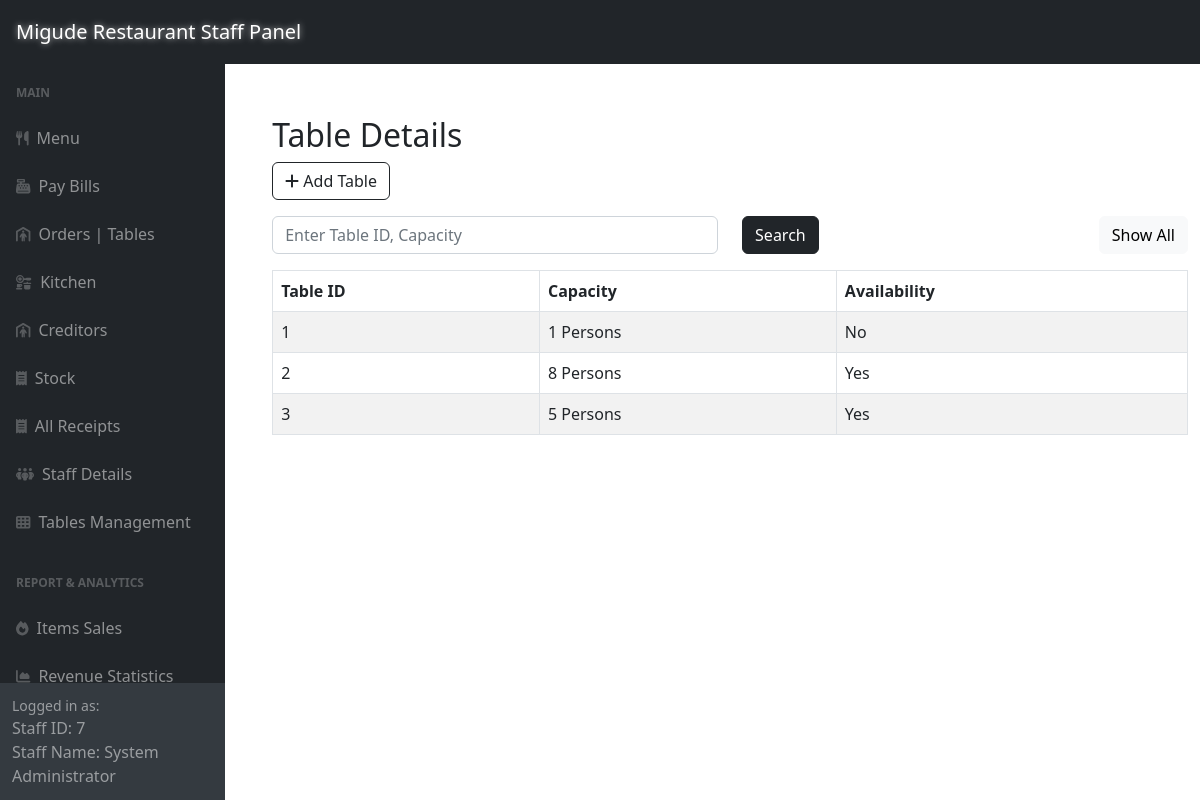
/adminSide/panel/table-panel.php (signed in), run on the app's committed database.
### tables this page shows
CREATE TABLE `restaurant_tables` (
  `table_id` int(11) NOT NULL,
  `capacity` int(11) DEFAULT NULL,
  `is_available` tinyint(1) DEFAULT NULL
);

### adminSide/panel/table-panel.php (the view, shortened to what this page needs)
<?php  include '../inc/dashHeader.php'?>
<div class="wrapper">
        <div class="container-fluid pt-5 pl-600">
            <div class="row">
                <div class="m-50">
                    <div class="mt-5 mb-3">
                        <h2 class="pull-left">Table Details</h2>
                        <a href="../tableCrud/createTable.php" class="btn btn-outline-dark"><i class="fa fa-plus"></i> Add Table</a>
                    </div>
                    <div class="mb-3">
                    <form method="POST" action="#">
                        <div class="row">
                            <div class="col-md-6">
                                <input required type="text" id="search" name="search" class="form-control" placeholder="Enter Table ID, Capacity">
                            </div>
                            <div class="col-md-3" >
                                <button type="submit" class="btn btn-dark">Search</button>
                            </div>
                            <div class="col" style="text-align: right;" >
                                <a href="table-panel.php" class="btn btn-light">Show All</a>
                            </div>
                        </div>
                    </form>
                </div>
                    <?php
                    require_once "../config.php";
                    if (isset($_POST['search'])) {
                    if (!empty($_POST['search'])) {
                        $search = $_POST['search'];
                        $sql = "SELECT *
                                FROM restaurant_tables
                                WHERE table_id LIKE '%$search%' OR capacity LIKE '%$search%'
                                ORDER BY table_id;";
                    } else {
                        $sql = "SELECT *
                                FROM restaurant_tables
                                ORDER BY table_id;";
                    }
                } else {
                    $sql = "SELECT *
                            FROM restaurant_tables
                            ORDER BY table_id;";
                }
                    if($result = mysqli_query($link, $sql)){
                        if(mysqli_num_rows($result) > 0){
                            echo '<div class="table-responsive">';
                            echo '<table class="table table-bordered table-striped mb-0">';
                                echo "<thead>";
                                    echo "<tr>";
                                        echo "<th>Table ID</th>";
                                        echo "<th>Capacity</th>";
                                        echo "<th>Availability</th>";
                                    echo "</tr>";
                                echo "</thead>";
                                echo "<tbody>";
                                while($row = mysqli_fetch_array($result)){
                                    echo "<tr>";
                                        echo "<td>" . $row['table_id'] . "</td>";
                                        echo "<td>" . $row['capacity'] . " Persons </td>";
                                        if ($row['is_available'] == true) {
                                            echo "<td>" . "Yes" . "</td>";
                                        } else {
                                            echo "<td>" . "No" . "</td>";
                                        }
                                    echo "</tr>";
                                }
                                echo "</tbody>";
                            echo "</table>";
                            echo '</div>';
                        } else{
                            echo '<div class="alert alert-danger"><em>No records were found.</em></div>';
                        }
                    } else{
                        echo "Oops! Something went wrong. Please try again later.";
                    }
                    ?>
                </div>
            </div>
        </div>
    </div>
<?php  include '../inc/dashFooter.php'?>

### adminSide/inc/dashHeader.php (style rules this page uses)
html, body { overflow-x: hidden; width: 100%; }
.container, .container-fluid { max-width: 100%; }

### adminSide/panel/table-panel.php (style rules this page uses)
.wrapper { width: 100%; max-width: 1300px; padding-left: 200px; padding-top: 20px }
.table-responsive { width: 100%; overflow-x: auto; -webkit-overflow-scrolling: touch; }

### data on the page
restaurant_tables: table_id "1", capacity "1", is_available "No"
restaurant_tables: table_id "2", capacity "8", is_available "Yes"
restaurant_tables: table_id "3", capacity "5", is_available "Yes"

### other printed values
$_SESSION['logged_account_id'] "7"
$_SESSION['logged_staff_name'] "System Administrator"
